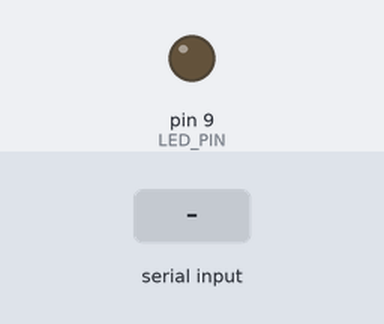
This sketch was run on a simulated Arduino Uno, built with avr-gcc and run on an emulated ATmega328P. On the bench: output pins drawn as LEDs (lit = HIGH). The inputs (shaded band) are chosen by the test bench.

Above: at 1.2 s.
1.3 s: "on" received over Serial
At 3.1 s:
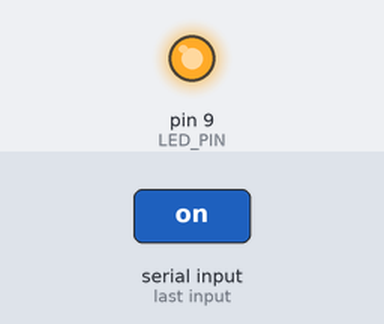
3.8 s: "off" received over Serial
At 6.2 s:
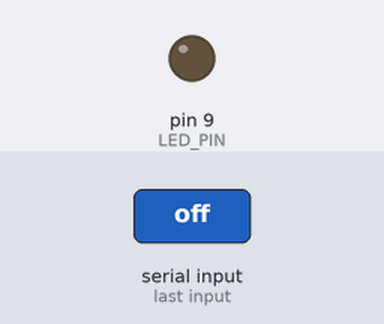
Timing chart, 0 to 7.7 s (numbered marks = the images above; inputs shaded):
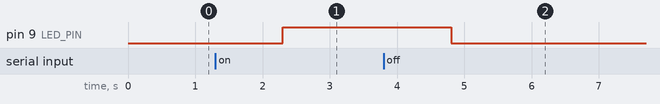

The sketch:

bonus1.ino
```cpp
#include <Arduino.h>

#define LED_PIN 9

void setup()
{
    pinMode(LED_PIN, OUTPUT);
    Serial.begin(9600);
}

void loop()
{
    if (Serial.available())
    {
        String incomingMessage = Serial.readString();
        incomingMessage.toLowerCase();

        if (incomingMessage == "on")
        {
            analogWrite(LED_PIN, 255);
        }
        else if (incomingMessage == "off")
        {
            analogWrite(LED_PIN, 0);
        }
        else
        {
            Serial.println("Error");
        }
    }
}

/*Вместо ознакового чтения происходит чтение строки из буффера. On - включение максимальной яркости, off - отключение, иначе вывод сообщения об ошибке.*/
// https://drive.google.com/file/d/1H0I_6_as6TOgrrDYfuArNgecnsJPcuya/view?usp=drive_link
```

Measured:
- after the input at 1.3 s, pin 9 (LED_PIN): LOW → HIGH after 1.0 s
- after the input at 3.8 s, pin 9 (LED_PIN): HIGH → LOW after 1.0 s
